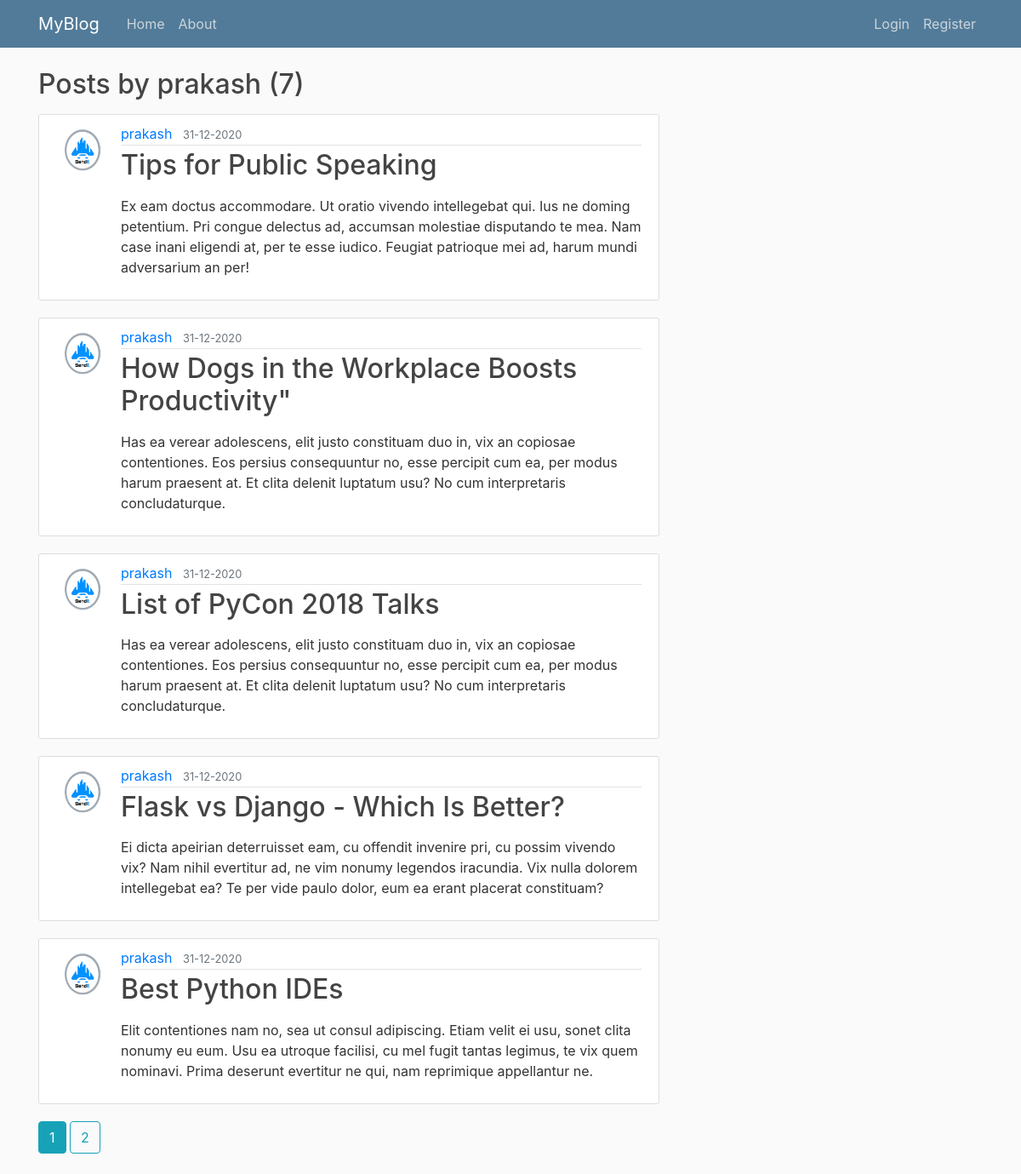
/users/prakash, run on the app's committed database.
### flask_blog/models.py (models this page shows, shortened)
class User(db.Model, UserMixin):
    id =db.Column(db.Integer, primary_key=True)
    username = db.Column(db.String(20), unique=True, nullable=False)
    email = db.Column(db.String(50), unique=True, nullable=False)
    image_file = db.Column(db.String(20), nullable=False, default='default.jpg')
    password = db.Column(db.String(60), nullable=False)
    posts = db.relationship('Post', backref='author', lazy=True)

class Post(db.Model):
    id =db.Column(db.Integer, primary_key=True)
    title = db.Column(db.String(100),nullable=False)
    date_posted = db.Column(db.DateTime, nullable=False, default = datetime.utcnow)
    content = db.Column(db.Text, nullable=False)
    user_id = db.Column(db.Integer, db.ForeignKey('user.id'), nullable=False)

### flask_blog/routes.py (the view)
@app.route('/users/<username>')
def user_posts(username):
    page= request.args.get('page',1, type=int)
    user = User.query.filter_by(username=username).first_or_404()
    posts = Post.query.filter_by(author=user).order_by(Post.date_posted.desc()).paginate(page=page,per_page=5)
    return render_template('user_posts.html', posts=posts, user=user)

### flask_blog/templates/user_posts.html (shortened to what this page needs)
{%extends "layout.html"%}
{% block content %}
    <h2 class="mb-3">Posts by {{ user.username }} ({{ posts.total }})</h2>
    {%  for post in posts.items  %}
    <article class="media content-section">
        <img class="rounded-circle article-img" src="{{ url_for('static', filename='profile_pics/' + post.author.image_file) }}">
        <div class="media-body">
            <div class="article-metadata">
            <a class="mr-2" href="{{ url_for('user_posts', username=post.author.username) }}">{{ post.author.username }}</a>
            <small class="text-muted">{{ post.date_posted.strftime('%d-%m-%Y') }}</small>
            </div>
            <h2><a class="article-title" href="{{ url_for('post', post_id=post.id) }}">{{ post.title }}</a></h2>
            <p class="article-content">{{ post.content|safe }}</p>
        </div>
    </article>
    {% endfor %}
    {%  for pagenum in posts.iter_pages(left_edge=1, right_edge=1, left_current=1, right_current=2)  %}
        {% if pagenum %}
            {% if posts.page == pagenum %}
                <a class="btn btn-info mb-4" href="{{ url_for('user_posts', username=user.username ,page=pagenum) }}">{{ pagenum }}</a>
            {% else %}
                <a class="btn btn-outline-info mb-4" href="{{ url_for('user_posts', username=user.username,page=pagenum) }}">{{ pagenum }}</a>
            {% endif %}
        {% else %}
            ...
        {% endif %}
    {% endfor %}
{% endblock content %}

### flask_blog/templates/layout.html (shortened to what this page needs)
<!DOCTYPE html>
<html>
    <head>
        <link rel="stylesheet" href="https://stackpath.bootstrapcdn.com/bootstrap/4.3.1/css/bootstrap.min.css">
        <link rel="stylesheet" type="text/css" href="{{ url_for('static', filename='main.css') }}">
    </head>
    <body>
        <header class = "site-header">
            <nav class="navbar navbar-expand-md navbar-dark bg-steel fixed-top">
                <div class="container">
                    <a class = "navbar-brand mr-4" href="{{ url_for('home') }}">MyBlog</a>
                    <div class="collapse navbar-collapse" id="navbarToggle">
                        <div class="navbar-nav mr-auto">
                            <a class="nav-item nav-link" href="{{ url_for('home') }}">Home</a>
                            <a class="nav-item nav-link" href="{{ url_for('about') }}">About</a>
                        </div>
                        <div class="navbar-nav">
                            {% if current_user.is_authenticated %}
                                <a class="nav-item nav-link" href="{{ url_for('account') }}">My Account</a>
                                <a class="nav-item nav-link" href="{{ url_for('new_post') }}">New Post</a>
                                <a class="nav-item nav-link" href="{{ url_for('logout') }}">Logout</a>
                            {% else %}
                                <a class="nav-item nav-link" href="{{ url_for('login') }}">Login</a>
                                <a class="nav-item nav-link" href="{{ url_for('register') }}">Register</a>
                            {% endif %}
                        </div>
                    </div>
                </div>
            </nav>
        </header>
        <main role="main" class="container">
            <div class="row">
                <div class="col-md-8">
                    {% block content %}{% endblock %}
                </div>
            </div>
        </main>
    </body>
</html>

### flask_blog/static/main.css (style rules this page uses)
body { background: #fafafa; color: #333333; margin-top: 5rem; }
h1, h2, h3, h4, h5, h6 { color: #444444; }
.bg-steel { background-color: #527b99; }
.site-header .navbar-nav .nav-link { color: #cbd5db; }
.content-section { background: #ffffff; padding: 10px 20px; border: 1px solid #dddddd; border-radius: 3px; margin-bottom: 20px; }
.article-title { color: #444444; }
.article-content { white-space: pre-line; }
.article-img { height: 60px; width: 60px; margin-right: 16px; }
.article-metadata { padding-bottom: 1px; margin-bottom: 4px; border-bottom: 1px solid #e3e3e3 }

### data on the page
User: username "prakash"
Post: image_file (picture), author.username "prakash", date_posted "31-12-2020", title "Tips for Public Speaking", content "Ex eam doctus accommodare. Ut oratio vivendo intellegebat qui. Ius ne doming petentium. Pri congue delectus ad, accumsan molestiae disputando te mea. Nam case inani eligendi at, per te esse iudico. Feugiat patrioque mei ad, harum mundi adversarium an per!"
Post: image_file (picture), author.username "prakash", date_posted "31-12-2020", title "How Dogs in the Workplace Boosts Productivity\"", content "Has ea verear adolescens, elit justo constituam duo in, vix an copiosae contentiones. Eos persius consequuntur no, esse percipit cum ea, per modus harum praesent at. Et clita delenit luptatum usu? No cum interpretaris concludaturque."
Post: image_file (picture), author.username "prakash", date_posted "31-12-2020", title "List of PyCon 2018 Talks", content "Has ea verear adolescens, elit justo constituam duo in, vix an copiosae contentiones. Eos persius consequuntur no, esse percipit cum ea, per modus harum praesent at. Et clita delenit luptatum usu? No cum interpretaris concludaturque."
Post: image_file (picture), author.username "prakash", date_posted "31-12-2020", title "Flask vs Django - Which Is Better?", content "Ei dicta apeirian deterruisset eam, cu offendit invenire pri, cu possim vivendo vix? Nam nihil evertitur ad, ne vim nonumy legendos iracundia. Vix nulla dolorem intellegebat ea? Te per vide paulo dolor, eum ea erant placerat constituam?"
Post: image_file (picture), author.username "prakash", date_posted "31-12-2020", title "Best Python IDEs", content "Elit contentiones nam no, sea ut consul adipiscing. Etiam velit ei usu, sonet clita nonumy eu eum. Usu ea utroque facilisi, cu mel fugit tantas legimus, te vix quem nominavi. Prima deserunt evertitur ne qui, nam reprimique appellantur ne."

### other printed values
{{ posts.total }} "7"
{{ pagenum }} "1"
{{ pagenum }} "2"
